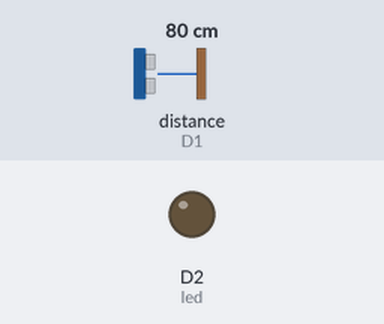
A program run on a simulated ESP8266 (NodeMCU). Shown: output pins drawn as LEDs (lit = HIGH). Wiring (inferred from the names in the program): ultrasonic range finder: trigger D0; echo D1. The inputs (shaded band) are chosen by the test bench; at power-on: distance to the obstacle (sensor on D1) 80 cm. The echo pulse lasts 58.3 µs per cm; pins used as bus, display or sensor lines are not drawn; what the program prints to the serial monitor is not drawn.

Above: at 1.8 s.
1.9 s: distance to the obstacle (sensor on D1) set to 13 cm
3.4 s: distance to the obstacle (sensor on D1) set to 10 cm
At 4.5 s:
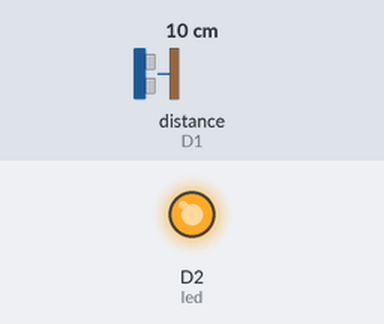
5.5 s: distance to the obstacle (sensor on D1) set to 18 cm
At 7.2 s:
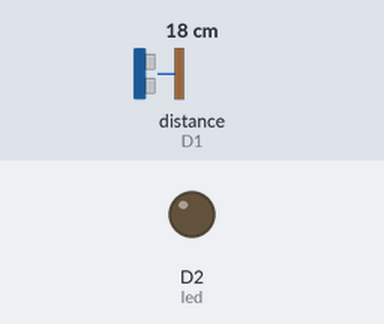
7.5 s: distance to the obstacle (sensor on D1) set to 2 cm
At 9.0 s:
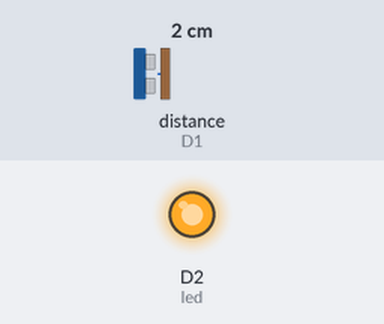
Timing chart, 0 to 10.5 s (numbered marks = the images above; inputs shaded):
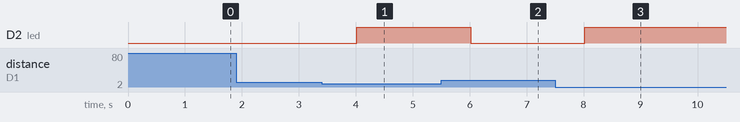

Measured:
- the behaviour switches between 12 and 11 cm on distance to the obstacle (sensor on D1) (found by bisection; images 0 and 1)
- after the input at 1.9 s, every drawn part: stays the same
- after the input at 3.4 s, D2 (led): LOW → HIGH after 0.61 s
- after the input at 5.5 s, D2 (led): HIGH → LOW after 0.52 s
- after the input at 7.5 s, D2 (led): LOW → HIGH after 0.52 s

The program:

main.cpp
```cpp
#include <Arduino.h>

// put function declarations here:
int triginPin = D0;
int echoPin = D1;
int led = D2;

long duration;
long distance;

void setup() {
  pinMode(led, OUTPUT);
  pinMode(triginPin, OUTPUT);
  pinMode(echoPin, INPUT);
  Serial.begin(9600);
}

void loop() {
  digitalWrite(triginPin, LOW);
  delayMicroseconds(5);
  digitalWrite(triginPin, HIGH);
  delayMicroseconds(10);
  digitalWrite(triginPin, LOW);

  duration = pulseIn(echoPin, HIGH);
  distance = 0.034 * duration / 2;

  Serial.print("Jarak: ");
  Serial.print(distance);
  Serial.print(" cm");
  if (distance <= 10){
    digitalWrite(led, HIGH);
  }
  else{
    digitalWrite(led, LOW);
  }
  delay(1000);
}
```
